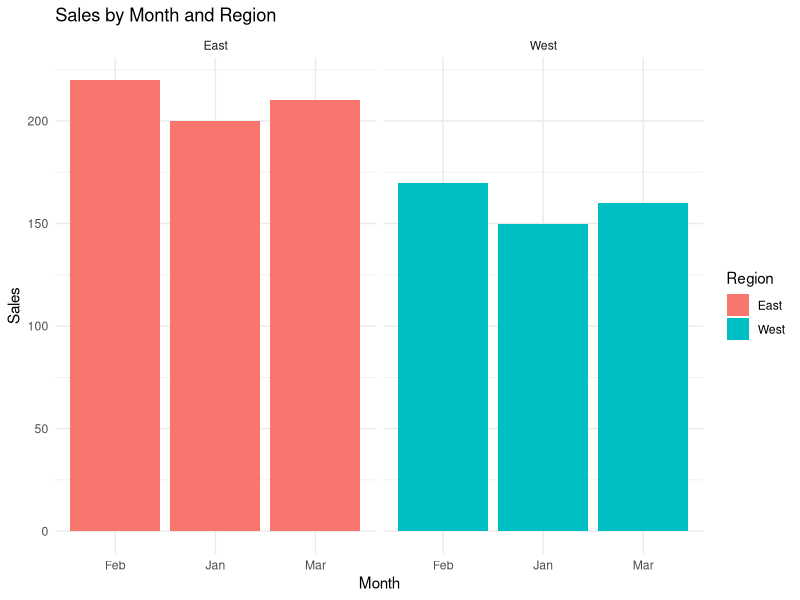

Write R code to recreate this figure.
library(ggplot2)

# Create a data frame
sales_region_data <- data.frame(
  Month = c("Jan", "Jan", "Feb", "Feb", "Mar", "Mar"),
  Region = c("East", "West", "East", "West", "East", "West"),
  Sales = c(200, 150, 220, 170, 210, 160)
)

# Facet bar plot
ggplot(sales_region_data, aes(x = Month, y = Sales, fill = Region)) +
  geom_bar(stat = "identity", position = "dodge") +
  facet_wrap(~ Region) +
  labs(
    title = "Sales by Month and Region",
    x = "Month",
    y = "Sales"
  ) +
  theme_minimal()

